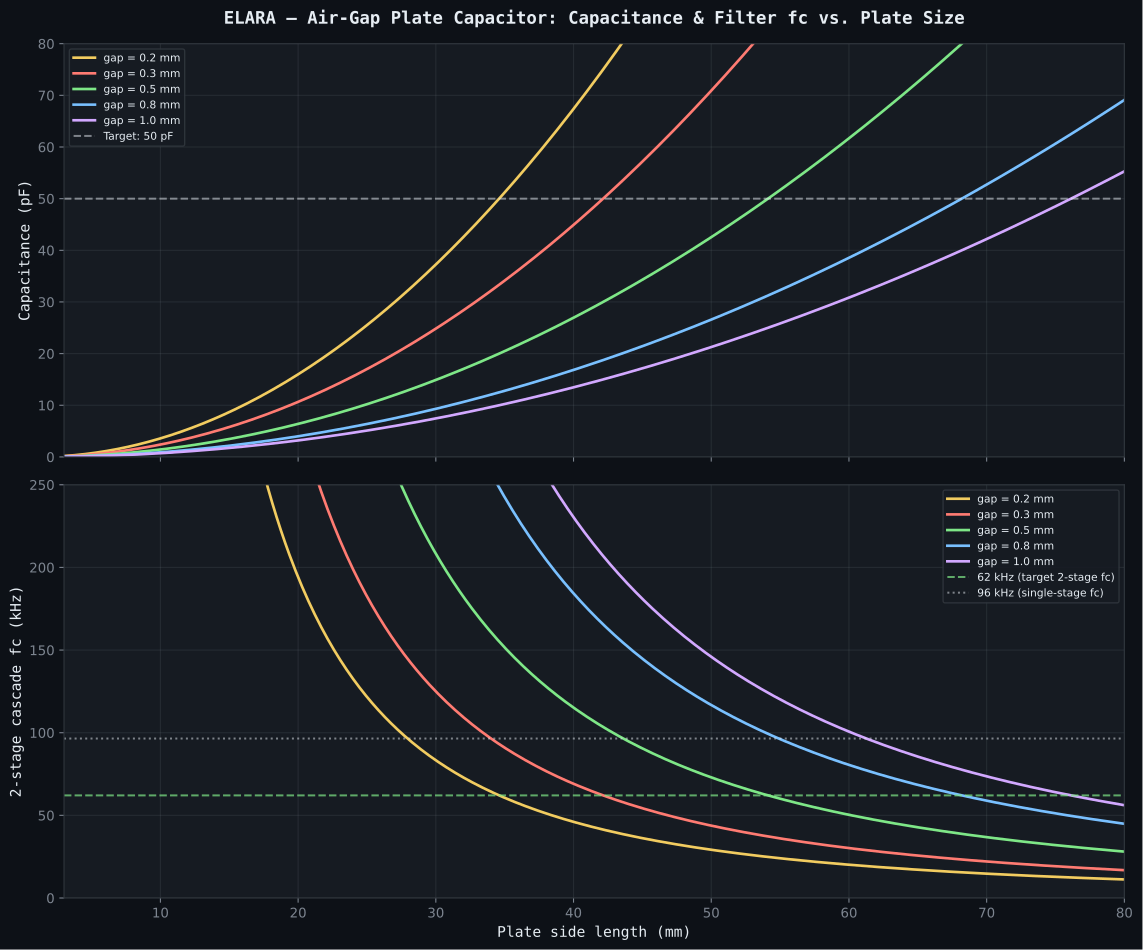

The script that drew this image:
#!/usr/bin/env python3
"""
ELARA — Plate Capacitor Geometry Calculator

Calculates the capacitance of a square air-gap parallel-plate capacitor
for the input RF rejection filter (PLAN.md §3.0).

Physical model:
    C = e₀ · er · A / d

    where:
        A  = (side - 2·pullback)²   effective copper area
        d  = air gap between plates
        er ≈ 1.0 (air dielectric)

Construction: two solder-masked PCBs facing each other with precision
spacers (ceramic or PTFE). Air dielectric gives infinite R_dc, zero ESR,
zero dielectric loss — preserving the LMP7721's femtoampere noise floor.

The 2-stage RC filter uses two of these capacitors with 1 Mohm resistors:

    antenna -- 1Mohm -- node1 -- 1Mohm -- node2 -- LMP7721 IN+
                        |                |
                      C_air1           C_air2
                        |                |
                       GND              GND

    fc_single = 1 / (2pi · R · C)       per stage
    fc_cascade ≈ fc_single · 0.6436     for 2 identical RC stages (-3 dB)

Author: Matej + Claude, March 2026
"""

import numpy as np

try:
    import os as _os
    _os.environ.setdefault("SOURCE_DATE_EPOCH", "0")   # fixed SVG date: no churn on re-runs
    import matplotlib
    matplotlib.use("Agg")
    # project fonts and SVG settings (repo-root matplotlibrc), not the system matplotlibrc
    matplotlib.rc_file(_os.path.join(_os.path.dirname(_os.path.abspath(__file__)), "..", "..", "matplotlibrc"))
    import matplotlib.pyplot as plt
    HAS_MATPLOTLIB = True
except ImportError:
    HAS_MATPLOTLIB = False


# ===========================================================================
# Physical constants
# ===========================================================================
EPSILON_0 = 8.854187817e-12  # vacuum permittivity (F/m)
EPSILON_R_AIR = 1.0006        # relative permittivity of air

# Copper properties (1 oz = 35 um)
COPPER_RESISTIVITY = 1.68e-8  # ohm·m
COPPER_THICKNESS_M = 35e-6    # 1 oz copper

# ===========================================================================
# Design parameters
# ===========================================================================
R_FILTER = 33.0e3   # filter resistor value (33 kohm, optimised)
TARGET_C_PF = 50.0  # target capacitance (pF), 2x50=100 pF total

# Available air gap spacer thicknesses (mm)
GAP_THICKNESSES_MM = [0.2, 0.3, 0.5, 0.8, 1.0]

# Cascade correction factor: for 2 identical RC stages, the -3 dB point
# drops to fc_single × sqrt(2^(1/2) - 1) ≈ 0.6436 × fc_single
CASCADE_FACTOR = np.sqrt(np.sqrt(2) - 1)


# ===========================================================================
# Core calculations
# ===========================================================================
def capacitance_pf(side_mm: float, pullback_mm: float,
                   gap_mm: float) -> float:
    """
    Air-gap parallel-plate capacitance in picofarads.

    Args:
        side_mm:       plate edge length (mm)
        pullback_mm:   copper pulled back from each edge (mm)
        gap_mm:        air gap between plates (mm)
    """
    copper_side_m = (side_mm - 2.0 * pullback_mm) * 1e-3
    if copper_side_m <= 0:
        return 0.0
    area = copper_side_m ** 2
    d = gap_mm * 1e-3
    c = EPSILON_0 * EPSILON_R_AIR * area / d
    return c * 1e12  # convert to pF


def fc_single_khz(c_pf: float) -> float:
    """Single-stage RC cutoff frequency in kHz."""
    if c_pf <= 0:
        return float("inf")
    return 1.0 / (2.0 * np.pi * R_FILTER * c_pf * 1e-12) * 1e-3


def fc_cascade_khz(c_pf: float) -> float:
    """2-stage cascaded RC cutoff frequency in kHz (-3 dB point)."""
    return fc_single_khz(c_pf) * CASCADE_FACTOR


def attenuation_db(f_hz: float, c_pf: float, stages: int = 2) -> float:
    """
    Attenuation of cascaded RC low-pass at a given frequency.

    Each stage: H(f) = 1 / (1 + j·2pi·f·R·C)
    |H|² = 1 / (1 + (f/fc)²)
    For N stages: |H_total|² = |H|^(2N)
    """
    if c_pf <= 0:
        return 0.0
    fc = 1.0 / (2.0 * np.pi * R_FILTER * c_pf * 1e-12)
    ratio = f_hz / fc
    return -10.0 * stages * np.log10(1.0 + ratio ** 2)


def esr_copper(side_mm: float, pullback_mm: float,
               pad_radius_mm: float = 1.0) -> float:
    """
    Spreading resistance of a square copper plate with a centre pad (ohms).

    R ≈ R_sheet / (2*pi) * ln(a / r_pad)

    where a = half-side of copper area, r_pad = radius of solder pad.
    Both plates contribute, so total copper ESR = 2 * R_spread.
    """
    copper_half = (side_mm - 2.0 * pullback_mm) / 2.0
    if copper_half <= 0 or pad_radius_mm <= 0 or pad_radius_mm >= copper_half:
        return 0.0
    r_sheet = COPPER_RESISTIVITY / COPPER_THICKNESS_M  # ohm/square
    r_spread = r_sheet / (2.0 * np.pi) * np.log(copper_half / pad_radius_mm)
    return 2.0 * r_spread  # top + bottom plates


def side_for_target_c(target_pf: float, pullback_mm: float,
                      gap_mm: float) -> float:
    """
    Solve for plate side length (mm) given a target capacitance.

    C = e₀·er·(side - 2·pullback)² / d
    → side = 2·pullback + sqrt(C·d / (e₀·er))
    """
    c_f = target_pf * 1e-12
    d = gap_mm * 1e-3
    copper_side = np.sqrt(c_f * d / (EPSILON_0 * EPSILON_R_AIR))
    return copper_side * 1e3 + 2.0 * pullback_mm


# ===========================================================================
# Output
# ===========================================================================
def print_design_table(pullback_mm: float = 0.5):
    """Print capacitance and filter cutoff for all gap thicknesses."""

    print("=" * 90)
    print("ELARA — Air-Gap Plate Capacitor Geometry Calculator")
    print(f"Target capacitance: {TARGET_C_PF:.1f} pF")
    print(f"Filter resistor: {R_FILTER / 1e3:.0f} kohm")
    print(f"Copper pullback from edge: {pullback_mm:.1f} mm")
    print(f"Dielectric: air (er = {EPSILON_R_AIR}, tan d = 0, R_dc = infinite)")
    print("=" * 90)

    print(f"\n  {'Gap':>8}  {'Plate side':>12}  {'Copper area':>12}"
          f"  {'C (actual)':>11}  {'fc (1-stage)':>13}  {'fc (2-stage)':>13}"
          f"  {'FM @100MHz':>11}")

    for gap in GAP_THICKNESSES_MM:
        side = side_for_target_c(TARGET_C_PF, pullback_mm, gap)
        c = capacitance_pf(side, pullback_mm, gap)
        fc1 = fc_single_khz(c)
        fc2 = fc_cascade_khz(c)
        fm_atten = attenuation_db(100e6, c, stages=2)
        copper_side = side - 2 * pullback_mm

        print(f"  {gap:>6.1f} mm  {side:>10.1f} mm  {copper_side:>9.1f} mm"
              f"  {c:>9.2f} pF  {fc1:>10.2f} kHz  {fc2:>10.2f} kHz"
              f"  {fm_atten:>9.1f} dB")

    r_cu = esr_copper(
        side_for_target_c(TARGET_C_PF, pullback_mm, 0.2), pullback_mm)
    print(f"\n  Copper spreading resistance: {r_cu * 1e3:.3f} mohm (negligible)")
    print(f"  Dielectric ESR: 0 (air has zero loss tangent)")
    print(f"  DC leakage resistance: >10^16 ohm (air is a perfect insulator)")

    # Key frequencies of interest
    print(f"\n{'=' * 90}")
    print(f"ATTENUATION AT KEY FREQUENCIES (for C = {TARGET_C_PF:.0f} pF, 2 stages)")
    print(f"{'=' * 90}")
    print(f"  {'Frequency':<25}  {'Attenuation':>12}  {'Notes'}")

    key_freqs = [
        (7.83, "1st Schumann resonance"),
        (14.3, "2nd Schumann resonance"),
        (20.8, "3rd Schumann resonance"),
        (1e3, "VLF mid-band"),
        (10e3, "VLF upper band"),
        (22e3, "VLF top (Nyquist @ 48 kSPS)"),
        (1e6, "MF AM broadcast (~15 km away)"),
        (100e6, "FM broadcast band"),
        (900e6, "GSM 900"),
    ]

    for f, desc in key_freqs:
        atten = attenuation_db(f, TARGET_C_PF, stages=2)
        freq_str = f"{f:.2f} Hz" if f < 1e3 else (
            f"{f / 1e3:.1f} kHz" if f < 1e6 else f"{f / 1e6:.0f} MHz"
        )
        print(f"  {freq_str:<25}  {atten:>10.2f} dB  {desc}")


def print_custom_sweep(pullback_mm: float = 0.5):
    """Sweep plate sizes for representative gap thickness."""

    print(f"\n{'=' * 90}")
    print("CAPACITANCE SWEEP — plate side length vs. capacitance")
    print(f"Pullback: {pullback_mm:.1f} mm from each edge")
    print(f"{'=' * 90}")

    sides = np.arange(5.0, 40.0, 1.0)

    for gap in [0.2, 0.5, 1.0]:
        print(f"\n  Air gap = {gap:.1f} mm  (er = {EPSILON_R_AIR})")
        print(f"  {'Side':>8}  {'Copper':>8}  {'C':>9}  {'fc(1)':>10}  {'fc(2)':>10}")

        for s in sides:
            c = capacitance_pf(s, pullback_mm, gap)
            if c <= 0:
                continue
            fc1 = fc_single_khz(c)
            fc2 = fc_cascade_khz(c)
            marker = f" <-- closest to {TARGET_C_PF:.0f} pF" if abs(c - TARGET_C_PF) < 0.5 else ""
            print(f"  {s:>6.1f} mm  {s - 2 * pullback_mm:>6.1f} mm"
                  f"  {c:>7.2f} pF  {fc1:>8.2f} kHz  {fc2:>8.2f} kHz{marker}")


def plot_sweep(pullback_mm: float = 0.5):
    """Generate plot of capacitance and fc vs. plate side for various gaps."""
    if not HAS_MATPLOTLIB:
        print("\nmatplotlib not available — skipping plot")
        return

    BG_COLOR = "#0d1117"
    TEXT_COLOR = "#e6edf3"
    SUBTLE_COLOR = "#7d8590"
    PANEL_COLOR = "#161b22"
    BORDER_COLOR = "#30363d"
    COLORS = {0.2: "#f2cc60", 0.3: "#ff7b72", 0.5: "#7ee787",
              0.8: "#79c0ff", 1.0: "#d2a8ff"}

    sides = np.linspace(3.0, 80.0, 500)

    fig, (ax1, ax2) = plt.subplots(2, 1, figsize=(12, 10), sharex=True)
    fig.patch.set_facecolor(BG_COLOR)

    for ax in (ax1, ax2):
        ax.set_facecolor(PANEL_COLOR)
        ax.tick_params(colors=SUBTLE_COLOR)
        ax.grid(True, which="both", alpha=0.15, color=SUBTLE_COLOR)
        for spine in ax.spines.values():
            spine.set_color(BORDER_COLOR)

    # --- Top: Capacitance vs. side ---
    for gap in GAP_THICKNESSES_MM:
        c_vals = np.array([capacitance_pf(s, pullback_mm, gap)
                           for s in sides])
        ax1.plot(sides, c_vals, color=COLORS[gap], linewidth=2,
                 label=f"gap = {gap:.1f} mm")

    ax1.axhline(TARGET_C_PF, color=TEXT_COLOR, linewidth=1.5, linestyle="--",
                alpha=0.5, label=f"Target: {TARGET_C_PF:.0f} pF")
    ax1.set_ylabel("Capacitance (pF)", fontsize=11, color=TEXT_COLOR,
                   fontfamily="monospace")
    ax1.set_title("ELARA — Air-Gap Plate Capacitor: Capacitance & Filter fc vs. Plate Size",
                  fontsize=13, fontweight="bold", color=TEXT_COLOR,
                  fontfamily="monospace", pad=15)
    legend1 = ax1.legend(loc="upper left", fontsize=8, facecolor=PANEL_COLOR,
                         edgecolor=BORDER_COLOR, labelcolor=TEXT_COLOR)
    legend1.get_frame().set_alpha(0.9)
    ax1.set_ylim(0, 80)

    # --- Bottom: 2-stage cascade fc vs. side ---
    for gap in GAP_THICKNESSES_MM:
        fc_vals = np.array([fc_cascade_khz(capacitance_pf(s, pullback_mm, gap))
                            for s in sides])
        fc_vals = np.clip(fc_vals, 0, 500)
        ax2.plot(sides, fc_vals, color=COLORS[gap], linewidth=2,
                 label=f"gap = {gap:.1f} mm")

    target_fc = 1.0 / (2.0 * np.pi * R_FILTER * TARGET_C_PF * 1e-12) / 1e3
    cascade_fc = target_fc * CASCADE_FACTOR
    ax2.axhline(cascade_fc, color="#7ee787", linewidth=1.5, linestyle="--",
                alpha=0.7, label=f"{cascade_fc:.0f} kHz (target 2-stage fc)")
    ax2.axhline(target_fc, color=TEXT_COLOR, linewidth=1.5, linestyle=":",
                alpha=0.5, label=f"{target_fc:.0f} kHz (single-stage fc)")
    ax2.set_ylabel("2-stage cascade fc (kHz)", fontsize=11, color=TEXT_COLOR,
                   fontfamily="monospace")
    ax2.set_xlabel("Plate side length (mm)", fontsize=11, color=TEXT_COLOR,
                   fontfamily="monospace")
    legend2 = ax2.legend(loc="upper right", fontsize=8, facecolor=PANEL_COLOR,
                         edgecolor=BORDER_COLOR, labelcolor=TEXT_COLOR)
    legend2.get_frame().set_alpha(0.9)
    ax2.set_ylim(0, 250)
    ax2.set_xlim(3, 80)

    plt.tight_layout()
    out_path = __file__.replace(".py", ".svg")
    fig.savefig(out_path, dpi=200, facecolor=fig.get_facecolor(),
                bbox_inches="tight")
    plt.close(fig)
    print(f"\nPlot saved: {out_path}")


if __name__ == "__main__":
    pullback = 0.5  # mm — copper setback from each plate edge

    print_design_table(pullback)
    print_custom_sweep(pullback)
    plot_sweep(pullback)
